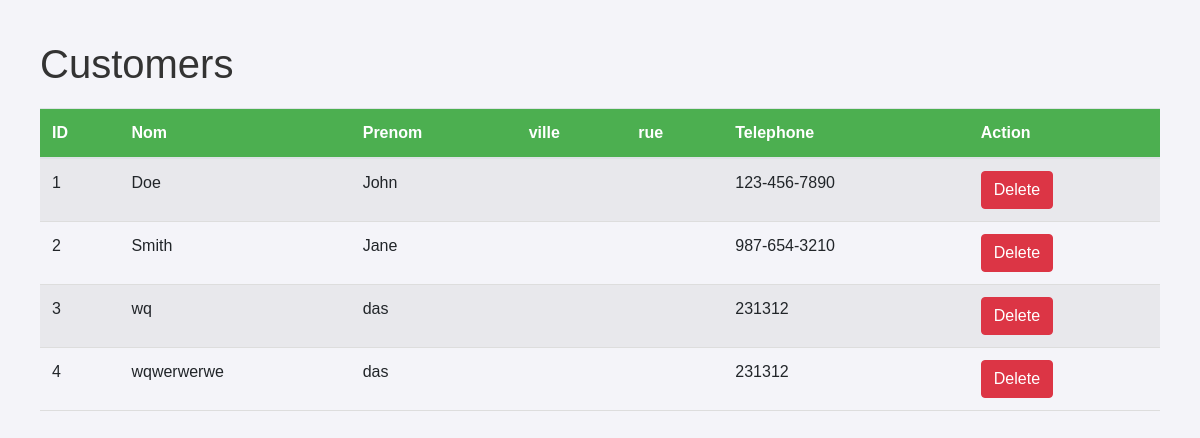
The page /customers on the database as committed earlier.
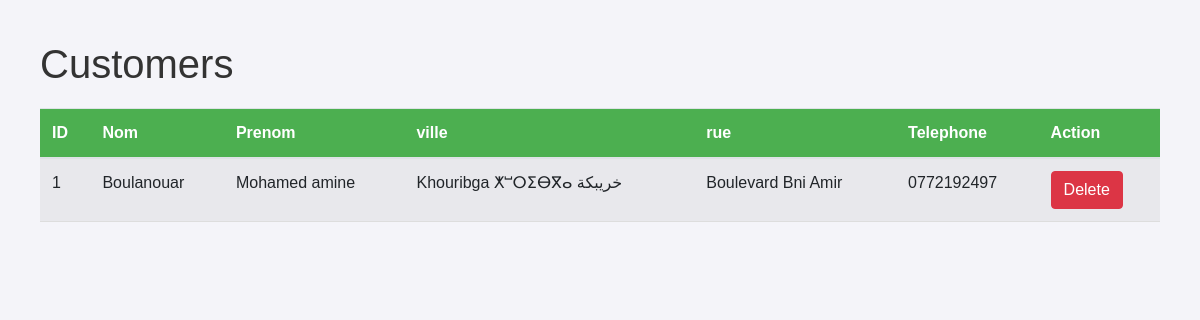
The same page on the database as committed later.
### app/models/customer.py (models this page shows)
class Customer(db.Model):
    __tablename__ = 'customers'
    id = db.Column(db.Integer, primary_key=True)
    nom = db.Column(db.String)
    prenom = db.Column(db.String)
    address = db.relationship(
        'Address', back_populates='customer', uselist=False)
    telephone = db.Column(db.String)
    panier = db.relationship('Panier', back_populates='customer', uselist=False)
    orders = db.relationship('Order', back_populates='customer', overlaps="orders")

### app/models/address.py (models this page shows)
class Address(db.Model):
    id = db.Column(db.Integer, primary_key=True)
    latitude = db.Column(db.Float)
    longitude = db.Column(db.Float)
    road = db.Column(db.String(128), nullable=True)
    quarter = db.Column(db.String(128), nullable=True)
    city = db.Column(db.String(128), nullable=False)
    county = db.Column(db.String(128), nullable=True)
    state_district = db.Column(db.String(128), nullable=True)
    region = db.Column(db.String(128), nullable=True)
    postcode = db.Column(db.String(20), nullable=True)
    country = db.Column(db.String(128), nullable=False)
    country_code = db.Column(db.String(2), nullable=False)
    customer_id = db.Column(db.Integer, db.ForeignKey(
        'customers.id'), nullable=False, unique=True)
    customer = db.relationship('Customer', back_populates='address')

### app/routes/customer.py (the view)
@customer_bp.route('/customers', methods=['GET'])
def list_customers():
    customers = Customer.query.all()
    return render_template('customers/list_customers.html', customers=customers)

### app/templates/customers/list_customers.html (shortened to what this page needs)
{% extends 'base.html' %}
{% block content %}
<h1>Customers</h1>
<table class="table table-striped">
    <thead>
        <tr>
            <th>ID</th>
            <th>Nom</th>
            <th>Prenom</th>
            <th>ville</th>
            <th>rue</th>
            <th>Telephone</th>
            <th>Action</th>
        </tr>
    </thead>
    <tbody>
        {% for customer in customers %}
        <tr>
            <td>{{ customer.id }}</td>
            <td>{{ customer.nom }}</td>
            <td>{{ customer.prenom }}</td>
            <td>{{ customer.address.city }}</td>
            <td>{{ customer.address.road }}</td>
            <td>{{ customer.telephone }}</td>
            <td>
                <form action="{{ url_for('customer.delete_customer', id=customer.id) }}" method="POST" style="display:inline;">
                    <button type="submit" class="btn btn-danger">Delete</button>
                </form>
            </td>
        </tr>
        {% endfor %}
    </tbody>
</table>
{% endblock %}

### app/templates/base.html (shortened to what this page needs)
<!DOCTYPE html>
<html lang="en">
<head>
    <link href="https://maxcdn.bootstrapcdn.com/bootstrap/4.5.2/css/bootstrap.min.css" rel="stylesheet">
    <link rel="stylesheet" href="https://unpkg.com/leaflet@1.7.1/dist/leaflet.css" />
</head>
<body>
    {% block content %}
    {% endblock %}
</body>
</html>

### app/templates/base.html (style rules this page uses)
body { font-family: Arial, sans-serif; margin: 40px; background-color: #f4f4f9; }
h1 { color: #333; }
table { width: 100%; margin-top: 20px; }
th, td { padding: 8px; text-align: left; border-bottom: 1px solid #ddd; }
th { background-color: #4CAF50; color: white; }

Rows that differ between the two databases and show on the page:
removed Customer: id "2", nom "Smith", prenom "Jane", telephone "987-654-3210"
removed Customer: id "3", nom "wq", prenom "das", telephone "231312"
removed Customer: id "4", nom "wqwerwerwe", prenom "das", telephone "231312"
changed Customer id 1: nom "Doe" → "Boulanouar"; prenom "John" → "Mohamed amine"; address.city (not shown) → "Khouribga ⵅⵯⵔⵉⴱⴳⴰ خريبكة"; address.road (not shown) → "Boulevard Bni Amir"; telephone "123-456-7890" → "0772192497"
